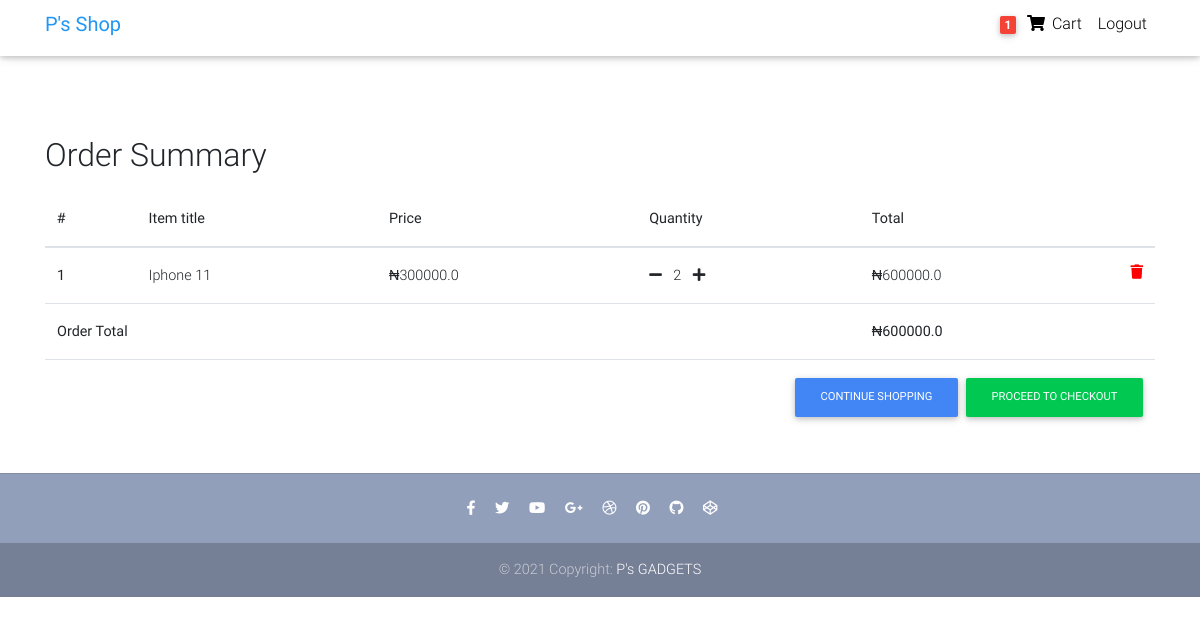
The app's page /order-summary/ (signed in), older data.
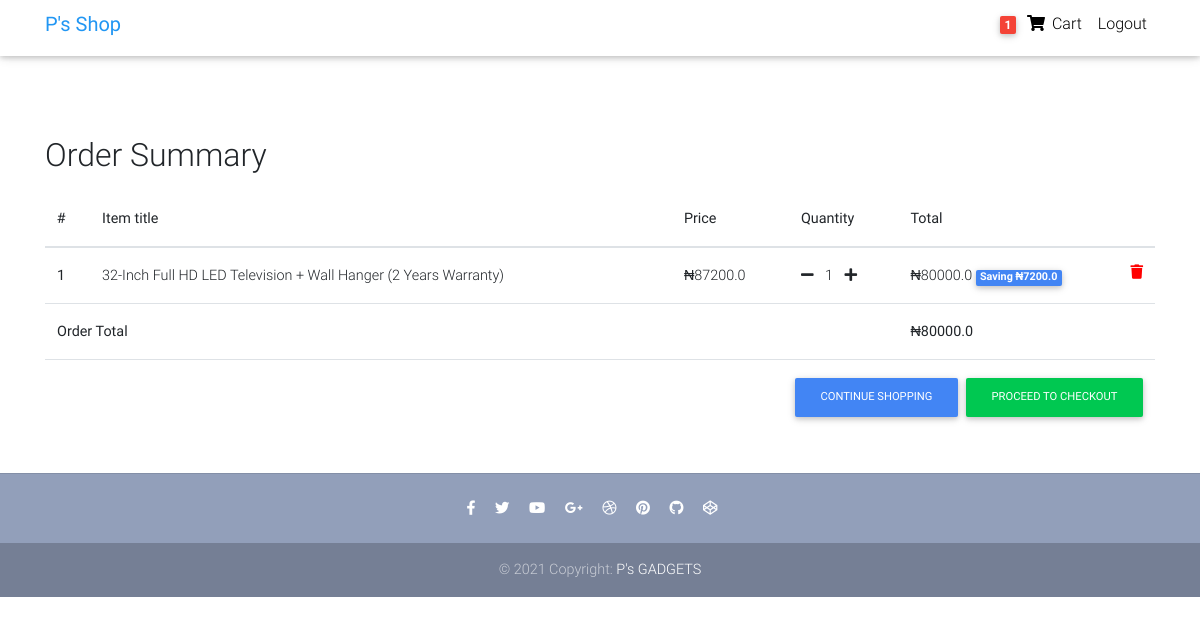
The same page, newer data.
### store/models.py (models this page shows, shortened)
class Order(models.Model):
    user = models.ForeignKey(settings.AUTH_USER_MODEL, on_delete=models.CASCADE)
    items = models.ManyToManyField(OrderItem)
    strat_date = models.DateTimeField(auto_now_add=True)
    ordered_date = models.DateTimeField()
    ordered = models.BooleanField(default=False)
    billing_address = models.ForeignKey('BillingAddress', on_delete=models.SET_NULL, blank=True, null=True)
    payment = models.ForeignKey('Payment', on_delete=models.SET_NULL, blank=True, null=True)
    def get_total(self):
        total = 0
        for order_item in self.items.all():
            total += order_item.get_final_price()
        return total

class OrderItem(models.Model):
    user = models.ForeignKey(settings.AUTH_USER_MODEL, on_delete=models.CASCADE)
    ordered = models.BooleanField(default=False)
    item = models.ForeignKey(Product, on_delete=models.CASCADE)
    quantity = models.IntegerField(default=1)
    def get_total_item_price(self):
        return self.quantity * self.item.price
    def get_total_discount_item_price(self):
        return self.quantity * self.item.discount_price
    def get_amount_saved(self):
        return self.get_total_item_price() - self.get_total_discount_item_price()
    def get_final_price(self):
        if self.item.discount_price:
            return self.get_total_discount_item_price()
        return self.get_total_item_price()

class Product(models.Model):
    title = models.CharField(max_length=100)
    brand = models.CharField(max_length=100)
    model = models.CharField(max_length=250, blank=True, null=True)
    features = models.TextField(blank=True, null=True)
    stock = models.IntegerField(default=100)
    released_on = models.CharField(max_length=100)
    dimensions = models.CharField(max_length=100)
    price = models.FloatField()
    discount_price = models.FloatField(blank=True, null=True)
    category = models.CharField(choices=CATEGORY_CHOICES, max_length=3)
    label =  models.CharField(choices=LABEL_CHOICES, max_length=1)
    slug = models.SlugField()
    description = models.TextField()
    image = models.ImageField(upload_to="product_images")

### store/views.py (the view)
# urls.py: path("order-summary/", OrderSummaryView.as_view(), name="order-summary"),
class OrderSummaryView(LoginRequiredMixin, View):
    def get(self, *args, **kwargs):
        try:
            order = Order.objects.get(user=self.request.user, ordered=False)
            context = {
                'object': order
            }
            return render(self.request, "store/order-summary.html", context)
        except ObjectDoesNotExist:
            messages.error(self.request, 'You do not have an active order')
            return redirect('/')

### store/templatetags/cart_template_tags.py (called while the page is built)
@register.filter
def cart_item_count(user):
    if user.is_authenticated:
        qs = Order.objects.filter(user=user, ordered=False)
        if qs.exists():
            return qs[0].items.count()
    return 0

### store/templates/store/order-summary.html (shortened to what this page needs)
{% load static %}
{% load cart_template_tags %}
<!DOCTYPE html>
<html lang="en">
<head>
  <link rel="stylesheet" href="https://use.fontawesome.com/releases/v5.11.2/css/all.css">
  <link href="{% static 'store/css/bootstrap.min.css' %}" rel="stylesheet">
  <link href="{% static 'store/css/mdb.min.css' %}" rel="stylesheet">
  <link href="{% static 'store/css/style.min.css' %}" rel="stylesheet">
</head>
<body>
  <nav class="navbar fixed-top navbar-expand-lg navbar-light white scrolling-navbar pt-lg-1">
    <div class="container">
      <a class="navbar-brand waves-effect" href="{% url 'home' %}" target="_self">
        <strong class="blue-text">P's Shop</strong>
      </a>
      <div class="collapse navbar-collapse" id="navbarSupportedContent">
        <ul class="navbar-nav nav-flex-icons">
          {% if request.user.is_authenticated %}
          <li class="nav-item">
            <a class="nav-link waves-effect">
              <span class="badge red z-depth-1 mr-1"> {{request.user|cart_item_count }} </span>
              <i class="fas fa-shopping-cart"></i>
              <span class="clearfix d-none d-sm-inline-block"> Cart </span>
            </a>
          </li>
          <li class="nav-item">
            <a class="nav-link waves-effect" href="{% url 'account_logout' %}">
              <span class="clearfix d-none d-sm-inline-block">Logout</span>
            </a>
          </li>
          {% endif %}
        </ul>
      </div>
    </div>
  </nav>
  <div class="mt-5 pt-3">
  </div>
  <main>
    <div class="container mt-lg-5">
        <div class="table-responsive text-nowrap">
        <h2 class="mt-4">Order Summary</h2>
        <table class="table mt-lg-3">
            <thead>
                <tr>
                    <th scope="col">#</th>
                    <th scope="col">Item title</th>
                    <th scope="col">Price</th>
                    <th scope="col">Quantity</th>
                    <th scope="col">Total</th>
                </tr>
            </thead>
            <tbody>
            {% for order_item in object.items.all %}
                <tr>
                    <th scope="row">{{ forloop.counter }}</th>
                    <td>{{ order_item.item.title }}</td>
                    <td><span>&#8358;</span>{{ order_item.item.price }}</td>
                    <td>
                        <a href="{% url 'remove-single-item-from-cart' order_item.item.slug %}"><i class="fas fa-minus mr-2"></i></a>
                        {{ order_item.quantity }}
                        <a href="{% url 'add-to-cart' order_item.item.slug %}"><i class="fas fa-plus ml-2"></i></a>
                    </td>
                    <td>
                        {% if order_item.item.discount_price %}
                        <span>&#8358;</span>{{ order_item.get_total_discount_item_price }}
                            <span class="badge badge-primary">Saving <span>&#8358;</span>{{ order_item.get_amount_saved }}</span>
                        {% else %}
                        <span>&#8358;</span>{{ order_item.get_total_item_price }}
                        {% endif %}
                        <a style="color: red;" href="{% url 'remove-from-cart' order_item.item.slug %}"><i class="fas fa-trash float-right"></i></a>
                    </td>
                </tr>
             {% endfor %}
            {% if object.get_total %}
             <tr>
                 <td colspan="4"><b>Order Total</b></td>
                <td><strong><span>&#8358;</span>{{ object.get_total}}</strong></td>
            </tr>
            <tr>
                <td colspan="5">
                    <a style="float: right;" class="btn btn-success ml-2 btn-md" href="{% url 'checkout' %}">Proceed to Checkout</a>
                    <a style="float: right;" class="btn btn-primary  btn-md" href="{% url 'home' %}">Continue Shopping</a>
                </td>
           </tr>
           {% endif %}
            </tbody>
        </table>
        </div>
    </div>
  </main>
  <footer class="page-footer text-center font-small mt-2 wow fadeIn">
    <hr class="my-4">
    <div class="pb-4">
      <a href="https://www.facebook.com/mdbootstrap" target="_blank">
        <i class="fab fa-facebook-f mr-3"></i>
      </a>
      <a href="https://twitter.com/MDBootstrap" target="_blank">
        <i class="fab fa-twitter mr-3"></i>
      </a>
      <a href="https://www.youtube.com/watch?v=7MUISDJ5ZZ4" target="_blank">
        <i class="fab fa-youtube mr-3"></i>
      </a>
      <a href="https://plus.google.com/u/0/b/107863090883699620484" target="_blank">
        <i class="fab fa-google-plus-g mr-3"></i>
      </a>
      <a href="https://dribbble.com/mdbootstrap" target="_blank">
        <i class="fab fa-dribbble mr-3"></i>
      </a>
      <a href="https://pinterest.com/mdbootstrap" target="_blank">
        <i class="fab fa-pinterest mr-3"></i>
      </a>
      <a href="https://github.com/mdbootstrap/bootstrap-material-design" target="_blank">
        <i class="fab fa-github mr-3"></i>
      </a>
      <a href="http://codepen.io/mdbootstrap/" target="_blank">
        <i class="fab fa-codepen mr-3"></i>
      </a>
    </div>
    <div class="footer-copyright py-3">
      © 2021 Copyright:
      <a href="{% url 'home' %}" target="_blank"> P's GADGETS </a>
    </div>
  </footer>
</body>
</html>

### store/templates/store/order-summary.html (style rules this page uses)
html, body, header, .carousel { height: 60vh; }

Row changes from the older to the newer data that the page shows:
no longer on this page (row edited): OrderItem: item "Iphone 11", item.price "300000.0", quantity "2", get_total_item_price "600000.0"
no longer on this page (row edited): Order: get_total "600000.0"
added OrderItem: item "32-Inch Full HD LED Television + Wall Hanger (2 Years Warranty)", item.price "87200.0", quantity "1", get_total_discount_item_price "80000.0", get_amount_saved "7200.0"
added Order: get_total "80000.0"
